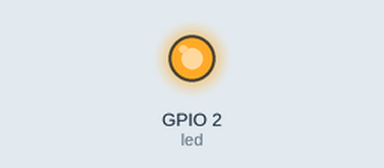
The program below on a simulated ESP32 board running MicroPython. On the bench: output pins drawn as LEDs (lit = HIGH).

Above: at 1.0 s.
At 3.0 s:
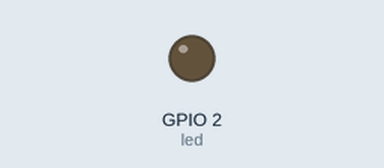
Timing chart, 0 to 5.2 s (numbered marks = the images above):
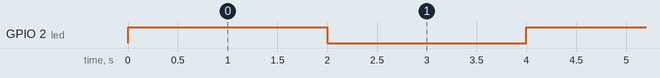

Measured:
- by itself, GPIO 2 (led): alternates HIGH for 2.0 s and LOW for 2.0 s

The program:

main.py
```python
from machine import Pin
import time

led = Pin(2, Pin.OUT)  # GPIO2 as output

while True:
    led.value(1)  # Turn LED ON
    time.sleep(2)  # Wait 1 second
    led.value(0)  # Turn LED OFF
    time.sleep(2)  # Wait 1 second
```
